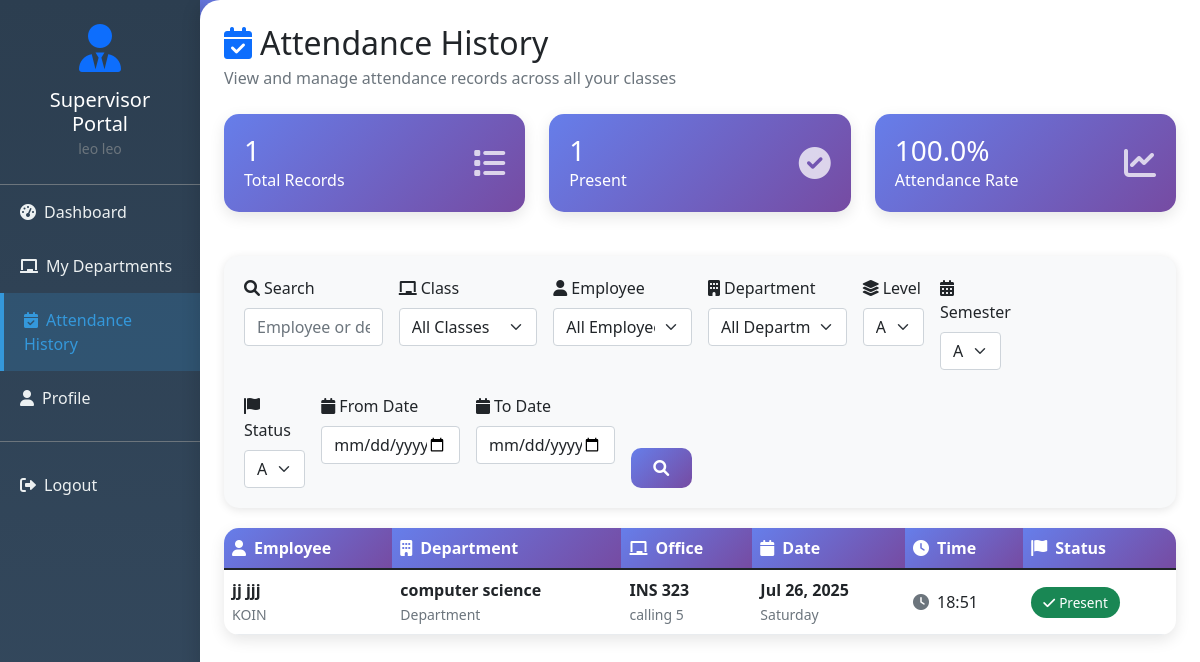
Before: /lecturer/attendance-history/ (signed in) with the older database file.
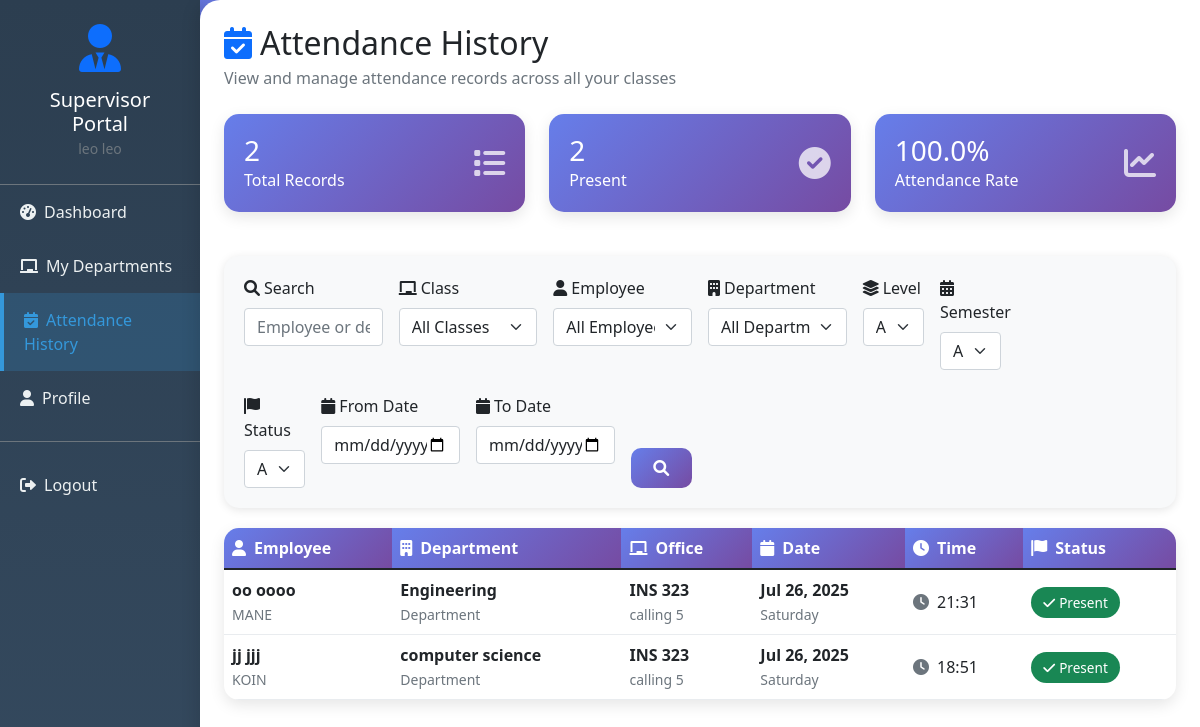
After: the same page with the newer database file.
### attendance/models.py (models this page shows, shortened)
class Attendance(models.Model):
    ATTENDANCE_STATUS_CHOICES = [
        ('present', 'Present'),
        ('absent', 'Absent'),
        ('late', 'Late'),
    ]
    student = models.ForeignKey(Student, on_delete=models.CASCADE, related_name='attendance_records', null = True)
    class_attended = models.ForeignKey(Class, on_delete=models.CASCADE, related_name='attendance_records')
    date = models.DateField(default=timezone.now)
    timestamp = models.DateTimeField(auto_now_add=True)
    status = models.CharField(max_length=10, choices=ATTENDANCE_STATUS_CHOICES, default='present')
    recognition_confidence = models.FloatField(null=True, blank=True)
    marked_by_recognition = models.BooleanField(default=True)
    attendance_image = models.CharField(max_length=255, blank=True, null=True, help_text="Filename of captured attendance image")
    notes = models.TextField(blank=True)
    class Meta:
        unique_together = ['student', 'class_attended', 'date']
        ordering = ['-timestamp']

class Student(models.Model):
    SEMESTER_CHOICES = [
        ('1', 'First Semester'),
        ('2', 'Second Semester'),
    ]
    user = models.OneToOneField('CustomUser', on_delete=models.CASCADE, related_name='student_profile', null = True)
    student_id = models.CharField(max_length=20, unique=True)
    enrolled_classes = models.ManyToManyField(Class, related_name='students', blank=True)
    year_of_study = models.CharField(max_length=20, blank=True)
    department = models.ForeignKey(Department, on_delete=models.CASCADE, related_name='students', null=True, blank=True)
    level = models.ForeignKey(Level, on_delete=models.CASCADE, related_name='students', null=True, blank=True)
    semester = models.CharField(max_length=1, choices=SEMESTER_CHOICES, blank=True)
    phone = models.CharField(max_length=20, blank=True)
    created_at = models.DateTimeField(auto_now_add=True)
    is_active = models.BooleanField(default=True)
    class Meta:
        ordering = ['student_id']
    @property
    def phone(self):
        return self.user.phone

class CustomUser(AbstractUser):
    POSITION_CHOICES = [
        ('student', 'Student'),
        ('lecturer', 'Lecturer'),
    ]
    position = models.CharField(
        max_length=10,
        choices=POSITION_CHOICES,
        default='student',
        help_text='User position in the system'
    )
    phone = models.CharField(max_length=20, blank=True, null=True)
    student_id = models.CharField(max_length=20, blank=True, null=True, unique=True)

class Department(models.Model):
    name = models.CharField(max_length=100, unique=True, null = True)
    description = models.TextField(blank=True, null = True)
    created_at = models.DateTimeField(auto_now_add=True)
    class Meta:
        verbose_name_plural = "Departments"
        ordering = ['name']

class Class(models.Model):
    name = models.CharField(max_length=100, unique=True)
    code = models.CharField(max_length=20, unique=True)
    description = models.TextField(blank=True)
    instructor = models.ForeignKey('CustomUser', on_delete=models.CASCADE, related_name='taught_classes', limit_choices_to={'position': 'lecturer'})
    created_at = models.DateTimeField(auto_now_add=True)
    is_active = models.BooleanField(default=True)
    class Meta:
        verbose_name_plural = "Classes"
        ordering = ['name']

### attendance/views.py (the view, shortened to what this page needs)
# urls.py: path('lecturer/attendance-history/', views.lecturer_attendance_history, name='lecturer_attendance_history'),
@login_required
def lecturer_attendance_history(request):
    try:
        if not request.user.is_staff:
            messages.error(request, 'Access denied. Lecturer privileges required.')
            return redirect('student_dashboard')
        search_query = request.GET.get('search', '').strip()
        class_filter = request.GET.get('class_filter', '')
        status_filter = request.GET.get('status_filter', '')
        date_from = request.GET.get('date_from', '')
        date_to = request.GET.get('date_to', '')
        student_filter = request.GET.get('student_filter', '')
        department_filter = request.GET.get('department_filter', '')
        level_filter = request.GET.get('level_filter', '')
        semester_filter = request.GET.get('semester_filter', '')
        attendance_records = Attendance.objects.filter(
            class_attended__instructor=request.user
        ).select_related('student', 'class_attended').order_by('-date', '-timestamp')
        if class_filter:
            attendance_records = attendance_records.filter(class_attended__id=class_filter)
        if status_filter:
            attendance_records = attendance_records.filter(status=status_filter)
        if student_filter:
            attendance_records = attendance_records.filter(student__id=student_filter)
        if department_filter:
            attendance_records = attendance_records.filter(student__department__id=department_filter)
        if level_filter:
            attendance_records = attendance_records.filter(student__level__id=level_filter)
        if semester_filter:
            attendance_records = attendance_records.filter(student__semester=semester_filter)
        if date_from:
            try:
                from_date = timezone.datetime.strptime(date_from, '%Y-%m-%d').date()
                attendance_records = attendance_records.filter(date__gte=from_date)
            except ValueError:
                pass
        if date_to:
            try:
                to_date = timezone.datetime.strptime(date_to, '%Y-%m-%d').date()
                attendance_records = attendance_records.filter(date__lte=to_date)
            except ValueError:
                pass
        lecturer_classes = Class.objects.filter(
            instructor=request.user,
            is_active=True
        ).order_by('code')
        lecturer_students = Student.objects.filter(
            enrolled_classes__instructor=request.user,
            is_active=True
        ).distinct().order_by('user__first_name', 'user__last_name')
        departments = Department.objects.filter(
            students__enrolled_classes__instructor=request.user
        ).distinct().order_by('name')
        levels = Level.objects.filter(
            students__enrolled_classes__instructor=request.user
        ).distinct().order_by('code')
        semester_choices = Student.SEMESTER_CHOICES
        departments = Department.objects.filter(
            students__enrolled_classes__instructor=request.user
        ).distinct().order_by('name')
        levels = Level.objects.filter(
            students__enrolled_classes__instructor=request.user
        ).distinct().order_by('code')
        semester_choices = Student.SEMESTER_CHOICES
        total_records = attendance_records.count()
        present_count = attendance_records.filter(status='present').count()
        late_count = attendance_records.filter(status='late').count()
        absent_count = attendance_records.filter(status='absent').count()
        attendance_rate = round((present_count / total_records * 100), 1) if total_records > 0 else 0
        context = {
            'lecturer': request.user,
            'attendance_records': attendance_records,
            'lecturer_classes': lecturer_classes,
            'lecturer_students': lecturer_students,
            'departments': departments,
            'levels': levels,
            'semester_choices': semester_choices,
            'search_query': search_query,
            'class_filter': class_filter,
            'status_filter': status_filter,
            'student_filter': student_filter,
            'department_filter': department_filter,
            'level_filter': level_filter,
            'semester_filter': semester_filter,
            'date_from': date_from,
            'date_to': date_to,
            'total_records': total_records,
            'present_count': present_count,
            'late_count': late_count,
            'absent_count': absent_count,
            'attendance_rate': attendance_rate,
        }
        return render(request, 'attendance/lecturer_attendance_history.html', context)
    except Exception as e:
        messages.error(request, f'Error loading attendance history: {str(e)}')
        return redirect('lecturer_dashboard')

### templates/attendance/lecturer_attendance_history.html (shortened to what the changed rows need)
<!DOCTYPE html>
<html lang="en">
<head>
    <link href="https://cdn.jsdelivr.net/npm/bootstrap@5.1.3/dist/css/bootstrap.min.css" rel="stylesheet">
    <link href="https://cdnjs.cloudflare.com/ajax/libs/font-awesome/6.0.0/css/all.min.css" rel="stylesheet">
</head>
<body>
    <div class="container-fluid">
        <div class="row">
            <div class="col-md-9 col-lg-10 px-0">
                <div class="main-content p-4">
                    <div class="d-flex justify-content-between align-items-center mb-4">
                        <div>
                            <h2 class="mb-1">
                                <i class="fas fa-calendar-check me-2 text-primary"></i>Attendance History
                            </h2>
                        </div>
                    </div>
                    <div class="row mb-4">
                        <div class="col-md-4">
                            <div class="stats-card">
                                <div class="d-flex justify-content-between align-items-center">
                                    <div>
                                        <h3 class="mb-0">{{ total_records }}</h3>
                                        <p class="mb-0">Total Records</p>
                                    </div>
                                </div>
                            </div>
                        </div>
                        <div class="col-md-4">
                            <div class="stats-card">
                                <div class="d-flex justify-content-between align-items-center">
                                    <div>
                                        <h3 class="mb-0">{{ present_count }}</h3>
                                        <p class="mb-0">Present</p>
                                    </div>
                                </div>
                            </div>
                        </div>
                    </div>
                    <div class="table-container">
                        {% if attendance_records %}
                            <div class="table-responsive">
                                <table class="table table-hover mb-0">
                                    <thead>
                                        <tr>
                                            <th><i class="fas fa-user me-2"></i>Employee</th>
                                            <th><i class="fas fa-building me-2"></i>Department</th>
                                            <th><i class="fas fa-chalkboard me-2"></i>Office</th>
                                            <th><i class="fas fa-calendar me-2"></i>Date</th>
                                            <th><i class="fas fa-clock me-2"></i>Time</th>
                                            <th><i class="fas fa-flag me-2"></i>Status</th>
                                        </tr>
                                    </thead>
                                    <tbody>
                                        {% for record in attendance_records %}
                                        <tr>
                                            <td>
                                                <div>
                                                    <strong>{{ record.student.user.get_full_name|default:record.student.user.username }}</strong><br>
                                                    <small class="text-muted">{{ record.student.student_id }}</small>
                                                </div>
                                            </td>
                                            <td>
                                                <div>
                                                    <strong>{{ record.student.department.name|default:"N/A" }}</strong><br>
                                                    <small class="text-muted">Department</small>
                                                </div>
                                            </td>
                                            <td>
                                                <div>
                                                    <strong>{{ record.class_attended.code }}</strong><br>
                                                    <small class="text-muted">{{ record.class_attended.name|truncatechars:25 }}</small>
                                                </div>
                                            </td>
                                            <td>
                                                <span class="fw-bold">{{ record.date|date:"M d, Y" }}</span><br>
                                                <small class="text-muted">{{ record.date|date:"l" }}</small>
                                            </td>
                                            <td>
                                                <i class="fas fa-clock text-muted me-1"></i>
                                                {{ record.timestamp|time:"H:i" }}
                                            </td>
                                            <td>
                                                {% if record.status == 'present' %}
                                                    <span class="status-badge bg-success text-white">
                                                        <i class="fas fa-check me-1"></i>Present
                                                    </span>
                                                {% elif record.status == 'late' %}
                                                    <span class="status-badge bg-warning text-dark">
                                                        <i class="fas fa-clock me-1"></i>Late
                                                    </span>
                                                {% else %}
                                                    <span class="status-badge bg-danger text-white">
                                                        <i class="fas fa-times me-1"></i>Absent
                                                    </span>
                                                {% endif %}
                                            </td>
                                        </tr>
                                        {% endfor %}
                                    </tbody>
                                </table>
                            </div>
                        {% endif %}
                    </div>
                </div>
            </div>
        </div>
    </div>
</body>
</html>

Changed rows visible on the page:
added Attendance: student.user.get_full_name "oo oooo", student.student_id "MANE", student.department.name "Engineering", class_attended.code "INS 323", class_attended.name "calling 5", date "Jul 26, 2025", date "Saturday", timestamp "21:31", status "present" (drawn)
Other visible differences:
{{ total_records }}: "1" → "2"
{{ present_count }}: "1" → "2"
